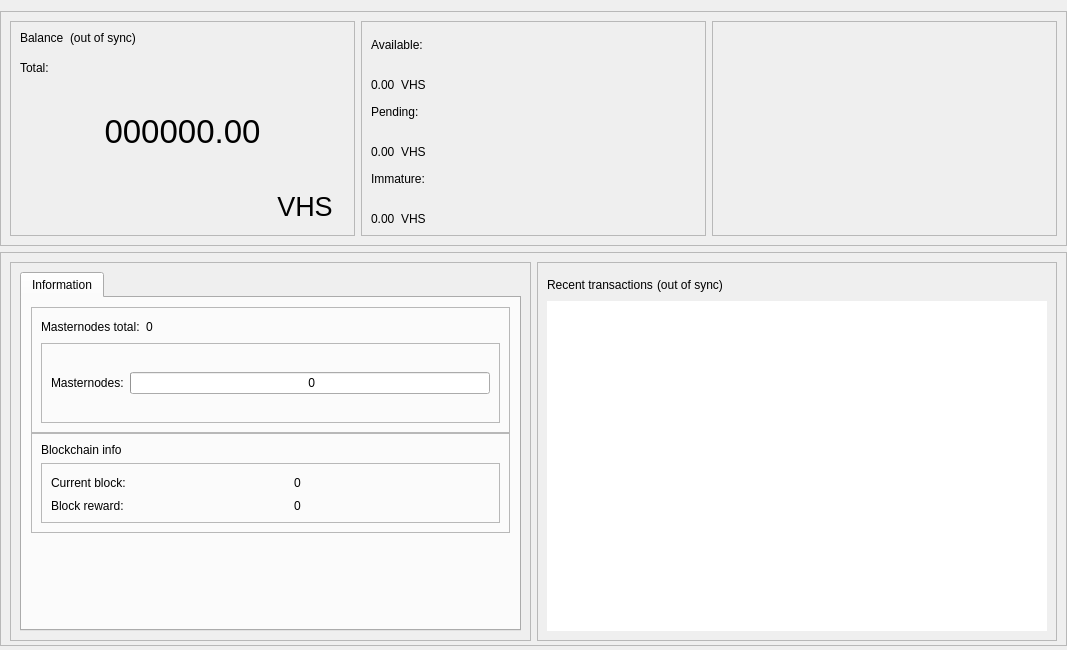
<?xml version="1.0" encoding="UTF-8"?>
<ui version="4.0">
 <class>OverviewPage</class>
 <widget class="QWidget" name="OverviewPage">
  <property name="geometry">
   <rect>
    <x>0</x>
    <y>0</y>
    <width>1067</width>
    <height>650</height>
   </rect>
  </property>
  <property name="minimumSize">
   <size>
    <width>960</width>
    <height>0</height>
   </size>
  </property>
  <property name="windowTitle">
   <string>Form</string>
  </property>
  <layout class="QVBoxLayout" name="topLayout">
   <property name="leftMargin">
    <number>0</number>
   </property>
   <property name="rightMargin">
    <number>0</number>
   </property>
   <property name="bottomMargin">
    <number>4</number>
   </property>
   <item>
    <layout class="QVBoxLayout" name="verticalLayout_main">
     <property name="sizeConstraint">
      <enum>QLayout::SetDefaultConstraint</enum>
     </property>
     <property name="leftMargin">
      <number>0</number>
     </property>
     <property name="rightMargin">
      <number>0</number>
     </property>
     <item>
      <widget class="QFrame" name="frame_blue">
       <property name="enabled">
        <bool>true</bool>
       </property>
       <property name="sizePolicy">
        <sizepolicy hsizetype="Preferred" vsizetype="Preferred">
         <horstretch>0</horstretch>
         <verstretch>0</verstretch>
        </sizepolicy>
       </property>
       <property name="minimumSize">
        <size>
         <width>1065</width>
         <height>220</height>
        </size>
       </property>
       <property name="maximumSize">
        <size>
         <width>16777215</width>
         <height>16777215</height>
        </size>
       </property>
       <property name="sizeIncrement">
        <size>
         <width>0</width>
         <height>0</height>
        </size>
       </property>
       <property name="baseSize">
        <size>
         <width>0</width>
         <height>500</height>
        </size>
       </property>
       <property name="frameShape">
        <enum>QFrame::StyledPanel</enum>
       </property>
       <property name="frameShadow">
        <enum>QFrame::Raised</enum>
       </property>
       <layout class="QHBoxLayout" name="horizontalLayout">
        <item>
         <widget class="QFrame" name="frame_blue_1">
          <property name="minimumSize">
           <size>
            <width>345</width>
            <height>200</height>
           </size>
          </property>
          <property name="maximumSize">
           <size>
            <width>16777215</width>
            <height>16777215</height>
           </size>
          </property>
          <property name="frameShape">
           <enum>QFrame::StyledPanel</enum>
          </property>
          <property name="frameShadow">
           <enum>QFrame::Raised</enum>
          </property>
          <layout class="QHBoxLayout" name="horizontalLayout_2">
           <item>
            <layout class="QVBoxLayout" name="verticalLayout">
             <item>
              <layout class="QHBoxLayout" name="horizontalLayout_3">
               <property name="spacing">
                <number>6</number>
               </property>
               <property name="sizeConstraint">
                <enum>QLayout::SetFixedSize</enum>
               </property>
               <item>
                <widget class="QLabel" name="label_5">
                 <property name="minimumSize">
                  <size>
                   <width>0</width>
                   <height>24</height>
                  </size>
                 </property>
                 <property name="maximumSize">
                  <size>
                   <width>16777215</width>
                   <height>24</height>
                  </size>
                 </property>
                 <property name="text">
                  <string>Balance</string>
                 </property>
                 <property name="alignment">
                  <set>Qt::AlignLeading|Qt::AlignLeft|Qt::AlignTop</set>
                 </property>
                </widget>
               </item>
               <item>
                <widget class="QLabel" name="labelWalletStatus">
                 <property name="minimumSize">
                  <size>
                   <width>0</width>
                   <height>24</height>
                  </size>
                 </property>
                 <property name="maximumSize">
                  <size>
                   <width>16777215</width>
                   <height>24</height>
                  </size>
                 </property>
                 <property name="text">
                  <string>(out of sync)</string>
                 </property>
                 <property name="alignment">
                  <set>Qt::AlignLeading|Qt::AlignLeft|Qt::AlignTop</set>
                 </property>
                </widget>
               </item>
               <item>
                <spacer name="horizontalSpacer">
                 <property name="orientation">
                  <enum>Qt::Horizontal</enum>
                 </property>
                 <property name="sizeHint" stdset="0">
                  <size>
                   <width>40</width>
                   <height>20</height>
                  </size>
                 </property>
                </spacer>
               </item>
              </layout>
             </item>
             <item>
              <widget class="QLabel" name="labelTotalText">
               <property name="maximumSize">
                <size>
                 <width>16777215</width>
                 <height>15</height>
                </size>
               </property>
               <property name="text">
                <string>Total:</string>
               </property>
              </widget>
             </item>
             <item>
              <widget class="QLabel" name="labelTotal">
               <property name="sizePolicy">
                <sizepolicy hsizetype="Preferred" vsizetype="Preferred">
                 <horstretch>0</horstretch>
                 <verstretch>0</verstretch>
                </sizepolicy>
               </property>
               <property name="minimumSize">
                <size>
                 <width>0</width>
                 <height>100</height>
                </size>
               </property>
               <property name="maximumSize">
                <size>
                 <width>16777215</width>
                 <height>100</height>
                </size>
               </property>
               <property name="font">
                <font>
                 <pointsize>25</pointsize>
                 <weight>50</weight>
                 <bold>false</bold>
                </font>
               </property>
               <property name="mouseTracking">
                <bool>false</bool>
               </property>
               <property name="text">
                <string>000000.00</string>
               </property>
               <property name="alignment">
                <set>Qt::AlignCenter</set>
               </property>
              </widget>
             </item>
             <item>
              <layout class="QHBoxLayout" name="horizontalLayout_11">
               <item>
                <spacer name="horizontalSpacer_8">
                 <property name="orientation">
                  <enum>Qt::Horizontal</enum>
                 </property>
                 <property name="sizeHint" stdset="0">
                  <size>
                   <width>40</width>
                   <height>20</height>
                  </size>
                 </property>
                </spacer>
               </item>
               <item>
                <widget class="QPushButton" name="blabel_VHS">
                 <property name="font">
                  <font>
                   <pointsize>20</pointsize>
                   <italic>false</italic>
                   <kerning>true</kerning>
                  </font>
                 </property>
                 <property name="cursor">
                  <cursorShape>PointingHandCursor</cursorShape>
                 </property>
                 <property name="text">
                  <string>VHS</string>
                 </property>
                 <property name="flat">
                  <bool>true</bool>
                 </property>
                </widget>
               </item>
              </layout>
             </item>
            </layout>
           </item>
          </layout>
         </widget>
        </item>
        <item>
         <widget class="QFrame" name="frame_blue_2">
          <property name="minimumSize">
           <size>
            <width>345</width>
            <height>200</height>
           </size>
          </property>
          <property name="maximumSize">
           <size>
            <width>16777215</width>
            <height>16777215</height>
           </size>
          </property>
          <property name="frameShape">
           <enum>QFrame::StyledPanel</enum>
          </property>
          <property name="frameShadow">
           <enum>QFrame::Raised</enum>
          </property>
          <layout class="QVBoxLayout" name="verticalLayout_3">
           <item>
            <layout class="QVBoxLayout" name="verticalLayout_2">
             <item>
              <widget class="QLabel" name="labelBalanceText">
               <property name="text">
                <string>Available:</string>
               </property>
              </widget>
             </item>
             <item>
              <layout class="QHBoxLayout" name="horizontalLayout_4">
               <item>
                <widget class="QLabel" name="labelBalance">
                 <property name="text">
                  <string>0.00</string>
                 </property>
                 <property name="alignment">
                  <set>Qt::AlignBottom|Qt::AlignLeading|Qt::AlignLeft</set>
                 </property>
                </widget>
               </item>
               <item>
                <widget class="QLabel" name="label_VHS2">
                 <property name="text">
                  <string>VHS</string>
                 </property>
                 <property name="alignment">
                  <set>Qt::AlignBottom|Qt::AlignLeading|Qt::AlignLeft</set>
                 </property>
                </widget>
               </item>
               <item>
                <spacer name="horizontalSpacer_3">
                 <property name="orientation">
                  <enum>Qt::Horizontal</enum>
                 </property>
                 <property name="sizeHint" stdset="0">
                  <size>
                   <width>40</width>
                   <height>20</height>
                  </size>
                 </property>
                </spacer>
               </item>
              </layout>
             </item>
             <item>
              <widget class="QLabel" name="labelPendingText">
               <property name="text">
                <string>Pending:</string>
               </property>
              </widget>
             </item>
             <item>
              <layout class="QHBoxLayout" name="horizontalLayout_5">
               <item>
                <widget class="QLabel" name="labelUnconfirmed">
                 <property name="text">
                  <string>0.00</string>
                 </property>
                 <property name="alignment">
                  <set>Qt::AlignBottom|Qt::AlignLeading|Qt::AlignLeft</set>
                 </property>
                </widget>
               </item>
               <item>
                <widget class="QLabel" name="label_VHS3">
                 <property name="text">
                  <string>VHS</string>
                 </property>
                 <property name="alignment">
                  <set>Qt::AlignBottom|Qt::AlignLeading|Qt::AlignLeft</set>
                 </property>
                </widget>
               </item>
               <item>
                <spacer name="horizontalSpacer_4">
                 <property name="orientation">
                  <enum>Qt::Horizontal</enum>
                 </property>
                 <property name="sizeHint" stdset="0">
                  <size>
                   <width>40</width>
                   <height>20</height>
                  </size>
                 </property>
                </spacer>
               </item>
              </layout>
             </item>
             <item>
              <widget class="QLabel" name="labelImmatureText">
               <property name="text">
                <string>Immature:</string>
               </property>
              </widget>
             </item>
             <item>
              <layout class="QHBoxLayout" name="horizontalLayout_6">
               <item>
                <widget class="QLabel" name="labelImmature">
                 <property name="text">
                  <string>0.00</string>
                 </property>
                 <property name="alignment">
                  <set>Qt::AlignBottom|Qt::AlignLeading|Qt::AlignLeft</set>
                 </property>
                </widget>
               </item>
               <item>
                <widget class="QLabel" name="label_VHS4">
                 <property name="text">
                  <string>VHS</string>
                 </property>
                 <property name="alignment">
                  <set>Qt::AlignBottom|Qt::AlignLeading|Qt::AlignLeft</set>
                 </property>
                </widget>
               </item>
               <item>
                <spacer name="horizontalSpacer_5">
                 <property name="orientation">
                  <enum>Qt::Horizontal</enum>
                 </property>
                 <property name="sizeHint" stdset="0">
                  <size>
                   <width>40</width>
                   <height>20</height>
                  </size>
                 </property>
                </spacer>
               </item>
              </layout>
             </item>
            </layout>
           </item>
          </layout>
         </widget>
        </item>
        <item>
         <spacer name="horizontalSpacer_9">
          <property name="orientation">
           <enum>Qt::Horizontal</enum>
          </property>
          <property name="sizeHint" stdset="0">
           <size>
            <width>40</width>
            <height>20</height>
           </size>
          </property>
         </spacer>
        </item>
        <item>
         <widget class="QFrame" name="frame_blue_3">
          <property name="minimumSize">
           <size>
            <width>345</width>
            <height>200</height>
           </size>
          </property>
          <property name="maximumSize">
           <size>
            <width>16777215</width>
            <height>16777215</height>
           </size>
          </property>
          <property name="frameShape">
           <enum>QFrame::StyledPanel</enum>
          </property>
          <property name="frameShadow">
           <enum>QFrame::Raised</enum>
          </property>
          <layout class="QVBoxLayout" name="verticalLayout_5">
           <item>
            <layout class="QVBoxLayout" name="verticalLayout_4"/>
           </item>
          </layout>
         </widget>
        </item>
       </layout>
      </widget>
     </item>
     <item>
      <widget class="QFrame" name="frame_bottom">
       <property name="minimumSize">
        <size>
         <width>0</width>
         <height>100</height>
        </size>
       </property>
       <property name="maximumSize">
        <size>
         <width>16777215</width>
         <height>16777215</height>
        </size>
       </property>
       <property name="frameShape">
        <enum>QFrame::StyledPanel</enum>
       </property>
       <property name="frameShadow">
        <enum>QFrame::Raised</enum>
       </property>
       <layout class="QHBoxLayout" name="horizontalLayout_7">
        <property name="bottomMargin">
         <number>4</number>
        </property>
        <item>
         <widget class="QFrame" name="frame_bottom_1">
          <property name="minimumSize">
           <size>
            <width>355</width>
            <height>100</height>
           </size>
          </property>
          <property name="maximumSize">
           <size>
            <width>16777215</width>
            <height>16777215</height>
           </size>
          </property>
          <property name="frameShape">
           <enum>QFrame::StyledPanel</enum>
          </property>
          <property name="frameShadow">
           <enum>QFrame::Raised</enum>
          </property>
          <layout class="QVBoxLayout" name="verticalLayout_9">
           <property name="bottomMargin">
            <number>9</number>
           </property>
           <item>
            <layout class="QVBoxLayout" name="verticalLayout_7">
             <item>
              <widget class="QTabWidget" name="AdditionalFeatures">
               <property name="currentIndex">
                <number>0</number>
               </property>
               <widget class="QWidget" name="TabInformation">
                <attribute name="title">
                 <string>Information</string>
                </attribute>
                <layout class="QVBoxLayout" name="verticalLayout_13">
                 <item>
                  <layout class="QVBoxLayout" name="verticalLayout_11">
                   <property name="spacing">
                    <number>0</number>
                   </property>
                   <item>
                    <layout class="QVBoxLayout" name="verticalLayout_16"/>
                   </item>
                   <item>
                    <widget class="QFrame" name="frameMnInfo">
                     <property name="minimumSize">
                      <size>
                       <width>0</width>
                       <height>100</height>
                      </size>
                     </property>
                     <property name="frameShape">
                      <enum>QFrame::StyledPanel</enum>
                     </property>
                     <property name="frameShadow">
                      <enum>QFrame::Raised</enum>
                     </property>
                     <layout class="QVBoxLayout" name="verticalLayout_17">
                      <item>
                       <layout class="QHBoxLayout" name="horizontalLayout_9">
                        <item>
                         <widget class="QLabel" name="labelMnTotal">
                          <property name="minimumSize">
                           <size>
                            <width>0</width>
                            <height>0</height>
                           </size>
                          </property>
                          <property name="maximumSize">
                           <size>
                            <width>16777215</width>
                            <height>16777215</height>
                           </size>
                          </property>
                          <property name="text">
                           <string>Masternodes total:</string>
                          </property>
                         </widget>
                        </item>
                        <item>
                         <widget class="QLabel" name="labelMnTotal_Value">
                          <property name="text">
                           <string>0</string>
                          </property>
                         </widget>
                        </item>
                        <item>
                         <spacer name="horizontalSpacer_7">
                          <property name="orientation">
                           <enum>Qt::Horizontal</enum>
                          </property>
                          <property name="sizeHint" stdset="0">
                           <size>
                            <width>40</width>
                            <height>20</height>
                           </size>
                          </property>
                         </spacer>
                        </item>
                       </layout>
                      </item>
                      <item>
                       <widget class="QFrame" name="frameMnInfoLevels">
                        <property name="minimumSize">
                         <size>
                          <width>0</width>
                          <height>80</height>
                         </size>
                        </property>
                        <property name="frameShape">
                         <enum>QFrame::StyledPanel</enum>
                        </property>
                        <property name="frameShadow">
                         <enum>QFrame::Raised</enum>
                        </property>
                        <layout class="QGridLayout" name="gridLayout_2">
                         <property name="horizontalSpacing">
                          <number>6</number>
                         </property>
                         <property name="verticalSpacing">
                          <number>0</number>
                         </property>
                         <item row="0" column="1">
                          <widget class="QProgressBar" name="graphMN1">
                           <property name="minimumSize">
                            <size>
                             <width>0</width>
                             <height>20</height>
                            </size>
                           </property>
                           <property name="maximumSize">
                            <size>
                             <width>16777215</width>
                             <height>16777215</height>
                            </size>
                           </property>
                           <property name="value">
                            <number>0</number>
                           </property>
                           <property name="format">
                            <string> %v</string>
                           </property>
                          </widget>
                         </item>
                         <item row="0" column="0">
                          <widget class="QLabel" name="label">
                           <property name="minimumSize">
                            <size>
                             <width>0</width>
                             <height>0</height>
                            </size>
                           </property>
                           <property name="maximumSize">
                            <size>
                             <width>16777215</width>
                             <height>16777215</height>
                            </size>
                           </property>
                           <property name="text">
                            <string>Masternodes:</string>
                           </property>
                          </widget>
                         </item>
                        </layout>
                       </widget>
                      </item>
                     </layout>
                    </widget>
                   </item>
                   <item>
                    <widget class="QFrame" name="frameBlockchainInfo">
                     <property name="minimumSize">
                      <size>
                       <width>0</width>
                       <height>100</height>
                      </size>
                     </property>
                     <property name="frameShape">
                      <enum>QFrame::StyledPanel</enum>
                     </property>
                     <property name="frameShadow">
                      <enum>QFrame::Raised</enum>
                     </property>
                     <layout class="QVBoxLayout" name="verticalLayout_18">
                      <item>
                       <widget class="QLabel" name="label_blockchaininfo">
                        <property name="text">
                         <string>Blockchain info</string>
                        </property>
                       </widget>
                      </item>
                      <item>
                       <widget class="QFrame" name="frameBlockchainInfoData">
                        <property name="minimumSize">
                         <size>
                          <width>0</width>
                          <height>0</height>
                         </size>
                        </property>
                        <property name="frameShape">
                         <enum>QFrame::StyledPanel</enum>
                        </property>
                        <property name="frameShadow">
                         <enum>QFrame::Raised</enum>
                        </property>
                        <layout class="QGridLayout" name="gridLayout_3">
                         <property name="verticalSpacing">
                          <number>6</number>
                         </property>
                         <item row="0" column="2">
                          <widget class="QLabel" name="label_CurrentBlock_value">
                           <property name="text">
                            <string>0</string>
                           </property>
                          </widget>
                         </item>
                         <item row="0" column="0">
                          <widget class="QLabel" name="label_CurrentBlock">
                           <property name="minimumSize">
                            <size>
                             <width>0</width>
                             <height>0</height>
                            </size>
                           </property>
                           <property name="maximumSize">
                            <size>
                             <width>16777215</width>
                             <height>16777215</height>
                            </size>
                           </property>
                           <property name="text">
                            <string>Current block:</string>
                           </property>
                          </widget>
                         </item>
                         <item row="1" column="0">
                          <widget class="QLabel" name="label_CurrentBlockReward">
                           <property name="text">
                            <string>Block reward:</string>
                           </property>
                          </widget>
                         </item>
                         <item row="1" column="2">
                          <widget class="QLabel" name="label_CurrentBlockReward_value">
                           <property name="text">
                            <string>0</string>
                           </property>
                          </widget>
                         </item>
                         <item row="0" column="1">
                          <spacer name="horizontalSpacer_6">
                           <property name="orientation">
                            <enum>Qt::Horizontal</enum>
                           </property>
                           <property name="sizeType">
                            <enum>QSizePolicy::Fixed</enum>
                           </property>
                           <property name="sizeHint" stdset="0">
                            <size>
                             <width>40</width>
                             <height>20</height>
                            </size>
                           </property>
                          </spacer>
                         </item>
                        </layout>
                       </widget>
                      </item>
                     </layout>
                    </widget>
                   </item>
                   <item>
                    <spacer name="verticalSpacer_2">
                     <property name="orientation">
                      <enum>Qt::Vertical</enum>
                     </property>
                     <property name="sizeHint" stdset="0">
                      <size>
                       <width>20</width>
                       <height>10</height>
                      </size>
                     </property>
                    </spacer>
                   </item>
                  </layout>
                 </item>
                </layout>
               </widget>
              </widget>
             </item>
            </layout>
           </item>
          </layout>
         </widget>
        </item>
        <item>
         <widget class="QFrame" name="frame_bottom_2">
          <property name="minimumSize">
           <size>
            <width>0</width>
            <height>100</height>
           </size>
          </property>
          <property name="maximumSize">
           <size>
            <width>16777215</width>
            <height>16777215</height>
           </size>
          </property>
          <property name="frameShape">
           <enum>QFrame::StyledPanel</enum>
          </property>
          <property name="frameShadow">
           <enum>QFrame::Raised</enum>
          </property>
          <layout class="QVBoxLayout" name="verticalLayout_10">
           <item>
            <layout class="QVBoxLayout" name="verticalLayout_8">
             <property name="spacing">
              <number>4</number>
             </property>
             <item>
              <layout class="QHBoxLayout" name="horizontalLayout_8">
               <item>
                <widget class="QLabel" name="label_4">
                 <property name="minimumSize">
                  <size>
                   <width>0</width>
                   <height>25</height>
                  </size>
                 </property>
                 <property name="maximumSize">
                  <size>
                   <width>16777215</width>
                   <height>25</height>
                  </size>
                 </property>
                 <property name="text">
                  <string>Recent transactions</string>
                 </property>
                </widget>
               </item>
               <item>
                <widget class="QLabel" name="labelTransactionsStatus">
                 <property name="text">
                  <string>(out of sync)</string>
                 </property>
                </widget>
               </item>
               <item>
                <spacer name="horizontalSpacer_2">
                 <property name="orientation">
                  <enum>Qt::Horizontal</enum>
                 </property>
                 <property name="sizeHint" stdset="0">
                  <size>
                   <width>40</width>
                   <height>20</height>
                  </size>
                 </property>
                </spacer>
               </item>
              </layout>
             </item>
             <item>
              <widget class="QListView" name="listTransactions">
               <property name="sizePolicy">
                <sizepolicy hsizetype="Expanding" vsizetype="Expanding">
                 <horstretch>0</horstretch>
                 <verstretch>0</verstretch>
                </sizepolicy>
               </property>
               <property name="maximumSize">
                <size>
                 <width>16777215</width>
                 <height>600</height>
                </size>
               </property>
               <property name="styleSheet">
                <string notr="true"/>
               </property>
               <property name="frameShape">
                <enum>QFrame::NoFrame</enum>
               </property>
               <property name="verticalScrollBarPolicy">
                <enum>Qt::ScrollBarAlwaysOff</enum>
               </property>
               <property name="horizontalScrollBarPolicy">
                <enum>Qt::ScrollBarAlwaysOff</enum>
               </property>
               <property name="alternatingRowColors">
                <bool>true</bool>
               </property>
              </widget>
             </item>
            </layout>
           </item>
          </layout>
         </widget>
        </item>
       </layout>
      </widget>
     </item>
    </layout>
   </item>
  </layout>
 </widget>
 <resources/>
 <connections/>
</ui>
